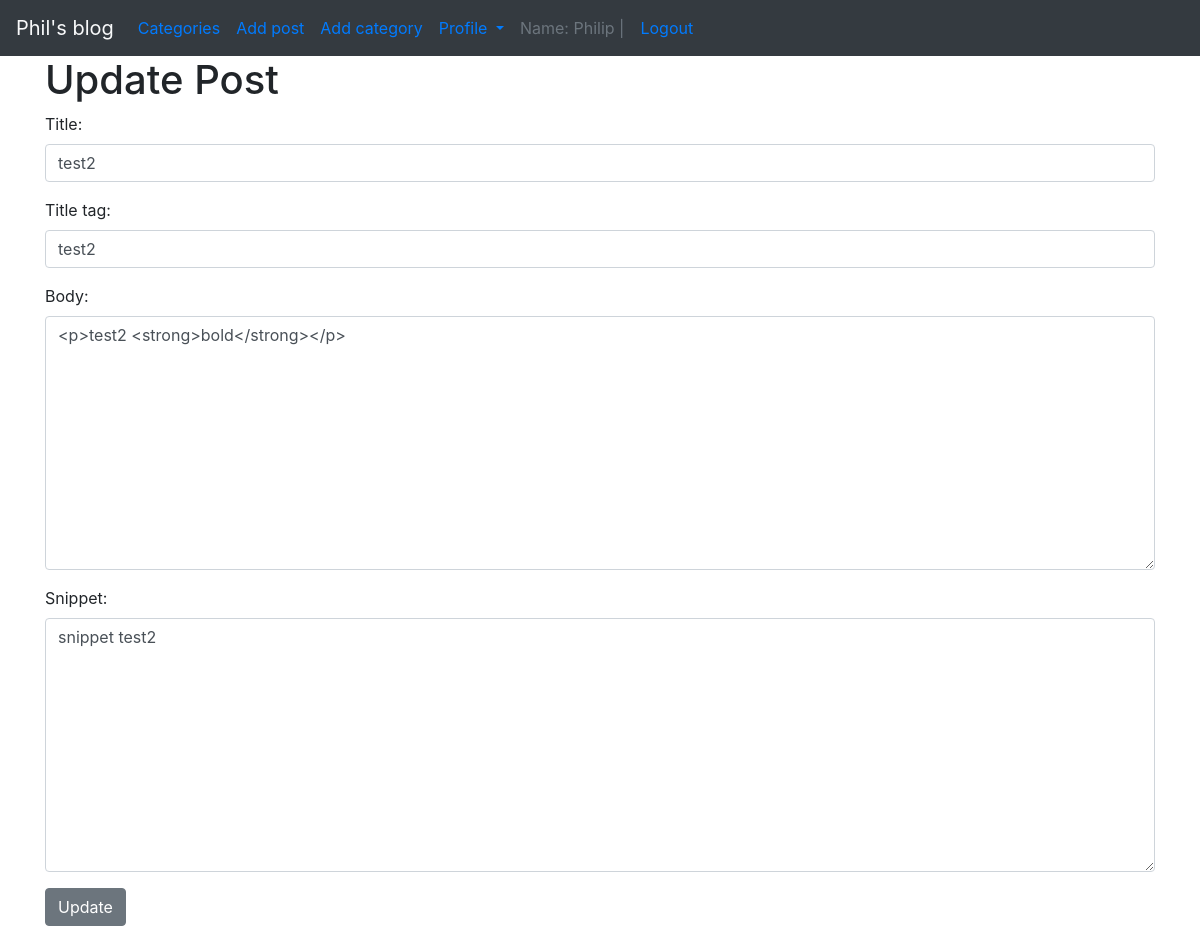
The app's page /article/edit/22 (signed in) with its own data.
### theblog/models.py (models this page shows, shortened)
class Post(models.Model):
	title = models.CharField(max_length=255)
	header_image = models.ImageField(null=True, blank=True, upload_to="theblog_images/")
	title_tag = models.CharField(max_length=255, default="Here write default")
	author = models.ForeignKey(User, on_delete=models.CASCADE)
	body = RichTextField(blank=True, null=True)
	post_date = models.DateField(auto_now_add=True)   # Auto date of adding data. You need import this
	category = models.CharField(max_length=255, default='coding')
	snippet = models.CharField(max_length=255)
	likes = models.ManyToManyField(User, related_name='blog_posts')
	class Meta:
		ordering = ['-id', 'title']

### theblog/views.py (the view)
# urls.py: path('article/edit/<int:pk>', UpdatePostView.as_view(), name='update_post'),
class UpdatePostView(UpdateView):
	model = Post
	template_name = 'update_post.html'
	form_class = EditForm

### theblog/forms.py
class EditForm(forms.ModelForm):
	class Meta:
		model = Post
		fields = ('title', 'title_tag', 'body', 'snippet')   # 'category', 'body', 'snippet', 'header_image')
		widgets = {
			'title': forms.TextInput(attrs={'class': 'form-control', 'placeholder': 'Write title here'}),
			'title_tag': forms.TextInput(attrs={'class': 'form-control'}),
			'body': forms.Textarea(attrs={'class': 'form-control'}),
			'snippet': forms.Textarea(attrs={'class': 'form-control'}),
		}

### theblog/templates/update_post.html (shortened to what this page needs)
{% extends 'base.html' %}
{% block content %}
        {% if user.is_authenticated %}
                    {% if user.id == post.author.id %}
<h1>Update Post</h1>
<form method="post">
    {{ form.as_p }}
    <button class="btn btn-secondary">Update</button>
</form>
        {% else %}<br>
        <div class="alert alert-danger" role="alert" align="center">You're not allowed here! (and you know it...)</div>
        {% endif %}
{% else %}<br>
<div class="alert alert-danger" role="alert" align="center">You're not allowed here! (and you know it...)</div>
{% endif %}
            {% endblock %}

### theblog/templates/base.html (shortened to what this page needs)
{% load static %}
<!doctype html>
<html lang="en">
  <head>
    <link rel="stylesheet" href="https://cdn.jsdelivr.net/npm/bootstrap@4.4.1/dist/css/bootstrap.min.css">
</head>
  <body>
<nav class="navbar navbar-expand-lg bg-dark">
  <a class="navbar-brand text-light" href="{% url 'theblog_home' %}">Phil's blog</a>
    <div class="navbar-nav mr-auto">
        {% if cat_menu %}
              <li class="nav-item dropdown">
        <a class="nav-link dropdown-toggle" href="#" id="navbarDropdown" role="button" data-toggle="dropdown" aria-haspopup="true" aria-expanded="false">
          Categories
        </a>
        <div class="dropdown-menu" aria-labelledby="navbarDropdown">
            {% for item in cat_menu %}
            <a class="dropdown-item" href="{% url 'category' item|slugify %}">{{ item }}</a>
            {% endfor %}
        </div>
      </li>
        {% else %}
                <li class="nav-item">
            <a class="nav-link" href="{% url 'category-list' %}">Categories</a>
                </li>
        {% endif %}
              {% if user.is_authenticated %}
                <li class="nav-item">
            <a class="nav-link" href="{% url 'add_post' %}">Add post</a>
                </li>
                <li class="nav-item">
            <a class="nav-link" href="{% url 'add_category' %}">Add category</a>
                </li>
                <li class="nav-item dropdown">
        <a class="nav-link dropdown-toggle" href="#" id="navbarDropdown" role="button" data-toggle="dropdown" aria-haspopup="true" aria-expanded="false">
            Profile
          </a>
        </li>
        <a class="nav-link disabled">Name: {{ user.first_name }} |</a><a class="nav-link" href="{% url 'logout' %}">Logout</a>
                {% endif %}</ul>
</nav>
<div class="container">
      {% block content %}
      {% endblock %}
</div>
  </body>
</html>

### records on screen
Post: title "test2", title_tag "test2", body "<p>test2 <strong>bold</strong></p>", snippet "snippet test2"

### other values on screen
{{ user.first_name }} "Philip"
